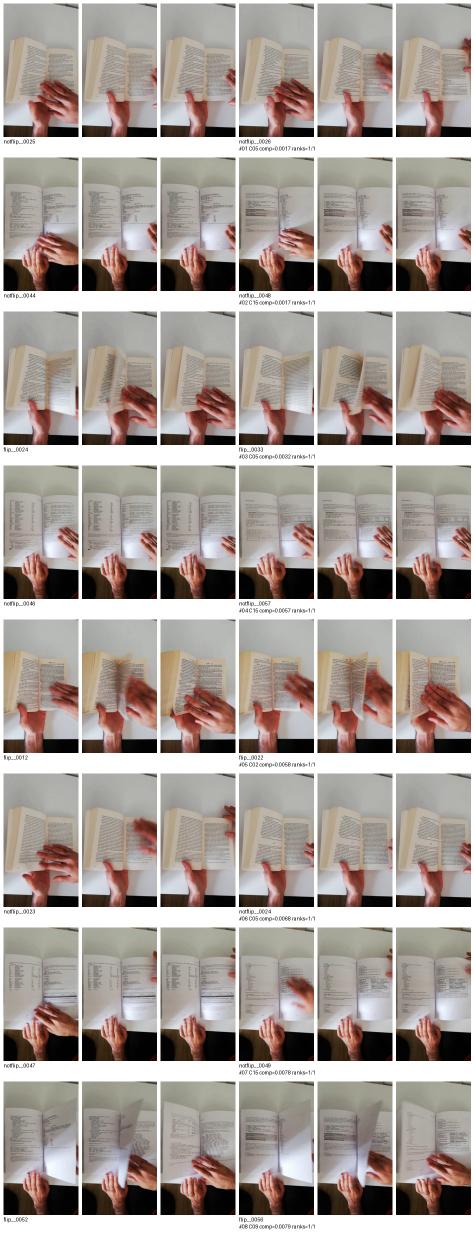
#> input picture raw_session_candidate_review/all_candidates_page_01.jpg, 949 x 2471 px (shown at 1/2 size)
$ python -i build_hand_removed_dataset.py   (imports and definitions only)   (older library calls are emulated)
#> lines starting #> are read from the running program, lines starting #| are printed output that depends on the picture; after the words box and inside, x2 and y2 are one past the last pixel; in counts of white or black regions, pixels touching at a corner belong together
#> further down, picture is the input picture: shape (2471, 949, 3); mean B, G, R 151.8, 157.6, 167
#!/usr/bin/env python3
from __future__ import annotations

import argparse, csv, hashlib, json, math, os
from pathlib import Path
from collections import Counter, defaultdict

import cv2
import numpy as np
from PIL import Image, ImageOps, ImageDraw, ImageFont

# [6 lines left out: function sha256_file, not called in this run]

def skin_mask_bordered(img_bgr: np.ndarray) -> np.ndarray:
    h,w=img_bgr.shape[:2]
    small=cv2.resize(img_bgr,(max(1,w//2),max(1,h//2)),interpolation=cv2.INTER_AREA)
    sh,sw=small.shape[:2]

    ycrcb=cv2.cvtColor(small,cv2.COLOR_BGR2YCrCb)
#> ycrcb: shape (1235, 474, 3); mean of channels 0, 1, 2 159.7, 133.2, 123.6
    hsv=cv2.cvtColor(small,cv2.COLOR_BGR2HSV)
#> hsv: shape (1235, 474, 3); mean H, S, V 30.5, 34.7, 167.9
    Y,Cr,Cb=cv2.split(ycrcb)
    H,S,V=cv2.split(hsv)
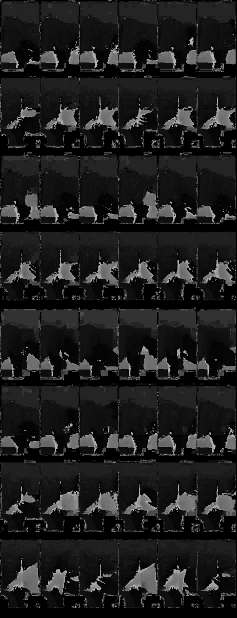
#> H: shape (1235, 474) (shown at 1/2 size); min 0, max 179, mean 30.5
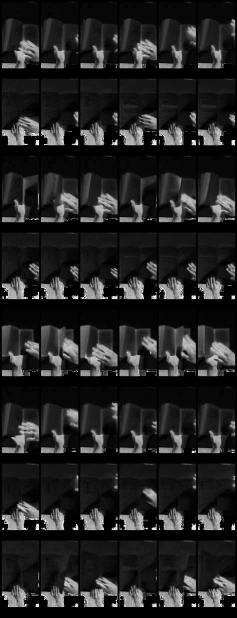
#> S: shape (1235, 474) (shown at 1/2 size); min 0, max 255, mean 34.7

    # Broad skin candidate ensemble, tuned to favor recall.
    ycc=(Y>35)&(Cr>=130)&(Cr<=185)&(Cb>=70)&(Cb<=140)
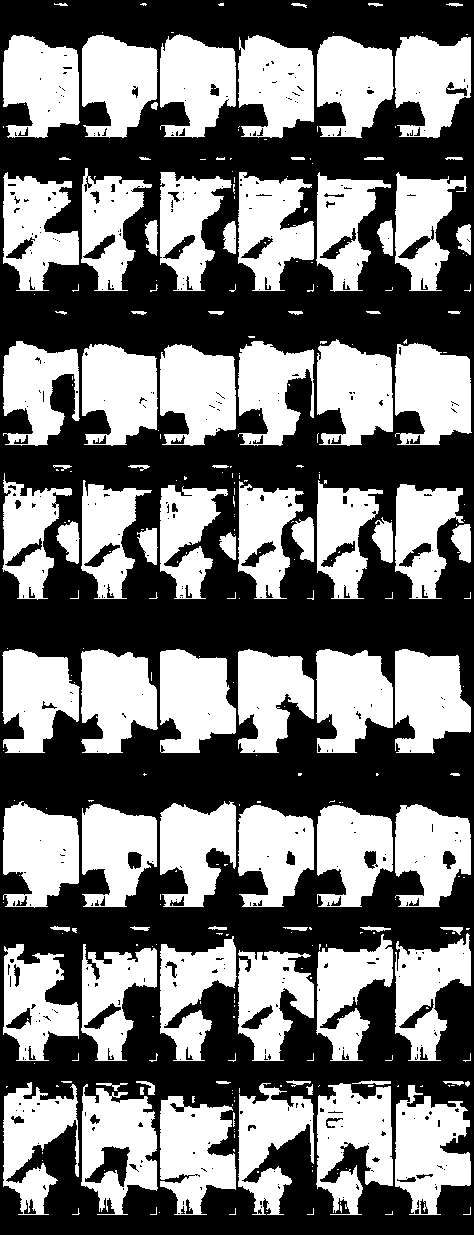
#> ycc: shape (1235, 474) bool; 46% white; 307 white regions (211 under 20 px), largest, box (x1, y1, x2, y2) and area: (316, 1083, 393, 1215) 6569, (395, 1085, 471, 1215) 6338, (81, 1084, 158, 1215) 6178
    hsv_skin=((H<=28)|(H>=170))&(S>=18)&(S<=210)&(V>=45)
#> hsv_skin: shape (1235, 474) bool; 39.5% white; 455 white regions (337 under 20 px), largest, box (x1, y1, x2, y2) and area: (160, 649, 236, 753) 5908, (396, 344, 471, 445) 5888, (317, 1081, 393, 1215) 5809
    cand=(ycc & hsv_skin).astype(np.uint8)*255
#> cand: shape (1235, 474); 38.8% white; 450 white regions (325 under 20 px), largest, box (x1, y1, x2, y2) and area: (160, 649, 236, 753) 5893, (396, 344, 471, 445) 5837, (395, 650, 471, 753) 5778

    k1=cv2.getStructuringElement(cv2.MORPH_ELLIPSE,(5,5))
    k2=cv2.getStructuringElement(cv2.MORPH_ELLIPSE,(11,11))
    cand=cv2.morphologyEx(cand,cv2.MORPH_OPEN,k1)
#> cand: shape (1235, 474); 36.2% white; 166 white regions (8 under 20 px), largest, box (x1, y1, x2, y2) and area: (160, 649, 236, 753) 5838, (395, 650, 471, 753) 5746, (82, 649, 157, 753) 5691
    cand=cv2.morphologyEx(cand,cv2.MORPH_CLOSE,k2)
#> cand: shape (1235, 474); 40.1% white; 39 white regions (4 under 20 px), largest, box (x1, y1, x2, y2) and area: (0, 649, 474, 753) 35037, (0, 344, 474, 445) 33114, (0, 36, 474, 137) 33103

    # Keep only sizeable skin components plausibly entering from an image boundary.
    n, labels, stats, _ = cv2.connectedComponentsWithStats(cand,8)
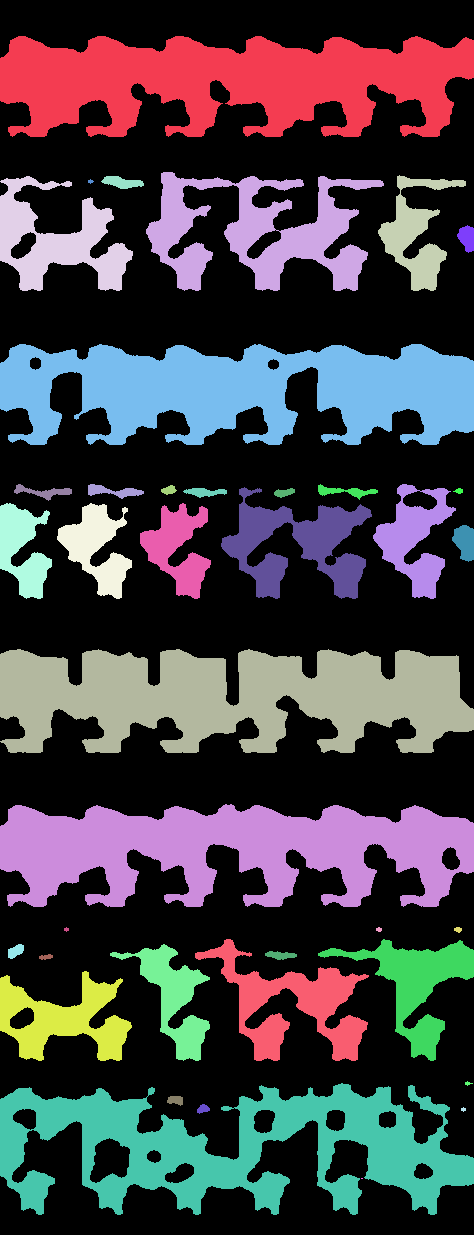
#> labels: shape (1235, 474) int32; 40 distinct labels, from 0 to 39; one colour per label, 0 black
#> n = 40; stats = 40 rows, first 6: [0, 0, 474, 1235, 350547], [0, 36, 474, 101, 33103], [146, 172, 238, 119, 12564], [378, 175, 88, 116, 3705], [0, 176, 133, 115, 6997], [101, 176, 43, 13, 344]
    keep=np.zeros_like(cand)
    margin=max(12,int(0.035*min(sh,sw)))
    min_area=max(180,int(0.0015*sh*sw))
    for k in range(1,n):
        x,y,ww,hh,area=stats[k]
        touches=(x<=margin or y<=margin or x+ww>=sw-margin or y+hh>=sh-margin)
        lower_or_side=(y+hh>=int(0.55*sh) or x<=margin or x+ww>=sw-margin)
        if area>=min_area and touches and lower_or_side:
            keep[labels==k]=255
#> this loop made 39 passes
#> (x, y, ww, hh, area, touches, lower_or_side) on passes 1, 2, 3, 4, 5, 7, 8, 9: (0, 36, 474, 101, 33103, True, True), (146, 172, 238, 119, 12564, False, False), (378, 175, 88, 116, 3705, True, True), (0, 176, 133, 115, 6997, True, True), (101, 176, 43, 13, 344, False, False), (457, 225, 17, 28, 331, True, True), (0, 344, 474, 101, 33114, True, True), (14, 484, 58, 17, 365, True, True)
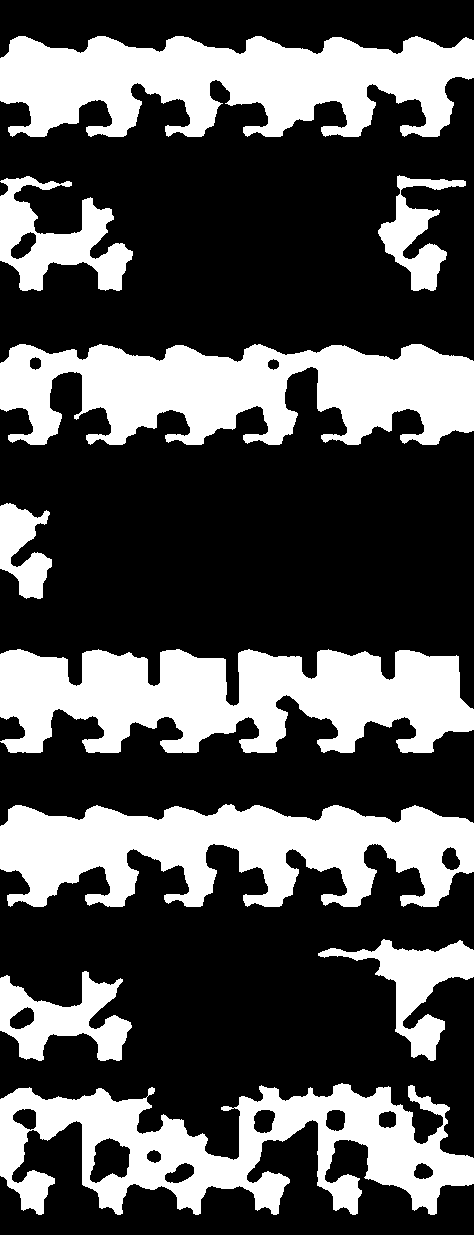
#> keep: shape (1235, 474); 32.3% white; 10 white regions, largest, box (x1, y1, x2, y2) and area: (0, 649, 474, 753) 35037, (0, 344, 474, 445) 33114, (0, 36, 474, 137) 33103

    # Expand around fingers/forearms and bridge small holes.
    kd=cv2.getStructuringElement(cv2.MORPH_ELLIPSE,(21,21))
    keep=cv2.dilate(keep,kd,iterations=1)
#> keep: shape (1235, 474); 53% white; 28 black regions (5 under 20 px), largest, box (x1, y1, x2, y2) and area: (0, 414, 474, 697) 87026, (0, 87, 474, 350) 71850, (0, 855, 474, 1148) 63108
    keep=cv2.morphologyEx(keep,cv2.MORPH_CLOSE,kd)
#> keep: shape (1235, 474); 54.7% white; 12 black regions, largest, box (x1, y1, x2, y2) and area: (0, 440, 474, 653) 86072, (0, 102, 474, 349) 70203, (0, 882, 474, 1119) 53533

    full=cv2.resize(keep,(w,h),interpolation=cv2.INTER_NEAREST)
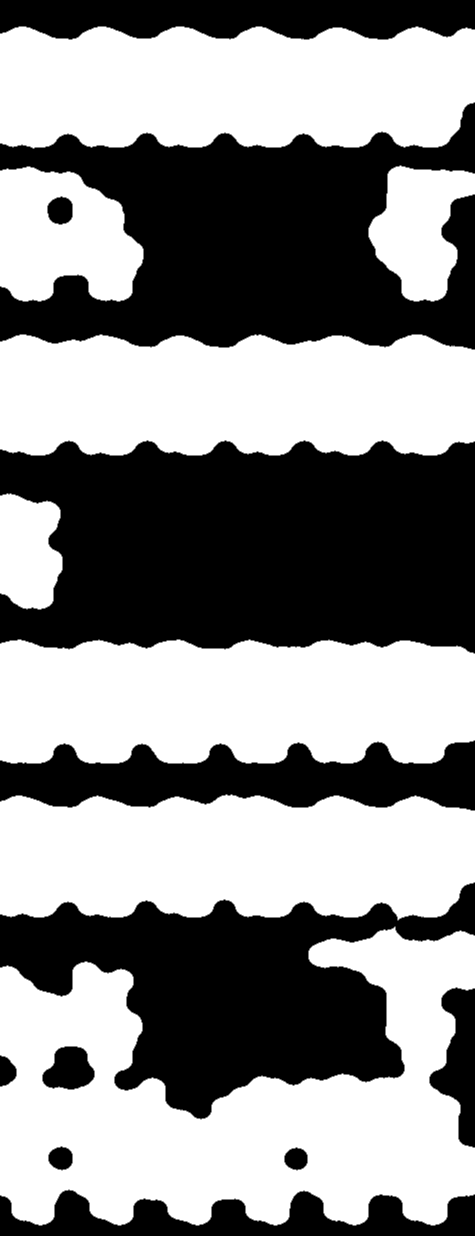
#> full: shape (2471, 949) (shown at 1/2 size); 54.7% white; 12 black regions, largest, box (x1, y1, x2, y2) and area: (0, 881, 949, 1307) 344480, (0, 205, 949, 699) 280976, (0, 1765, 949, 2239) 214238
    return full

# [150 lines left out: functions inpaint_person_region, features, make_sheet, main, not called in this run]

# [2 lines not run here, left out]

>>> import cv2
>>> picture = cv2.imread('../raw_session_candidate_review/all_candidates_page_01.jpg')
>>> result = skin_mask_bordered(picture)

$ run again, on raw_session_candidate_review/all_candidates_page_03.jpg
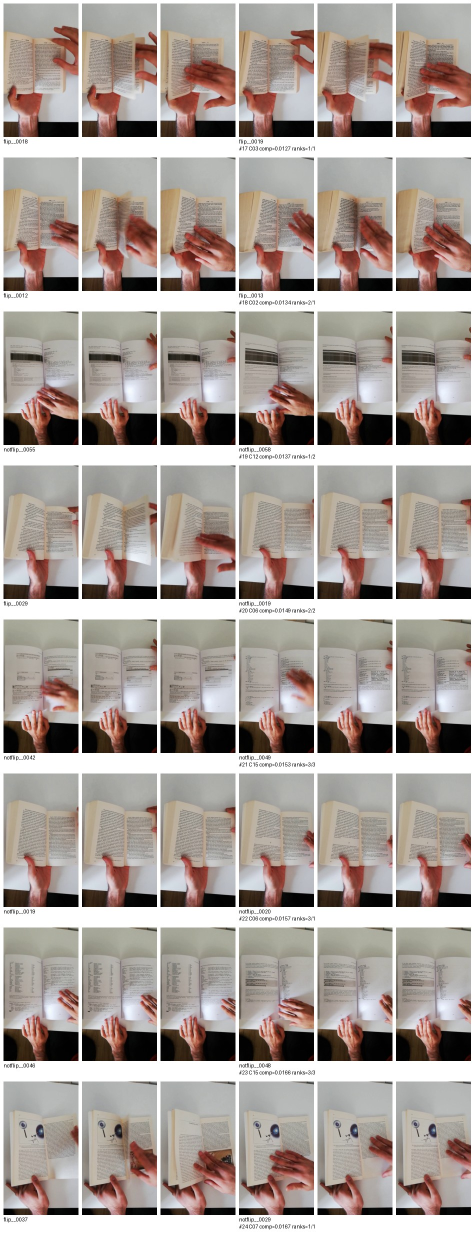
#> input picture raw_session_candidate_review/all_candidates_page_03.jpg, 949 x 2471 px (shown at 1/2 size)
#> picture is the input picture: shape (2471, 949, 3); mean B, G, R 153.1, 158.9, 169
#> ycrcb: shape (1235, 474, 3); mean of channels 0, 1, 2 161.3, 133.5, 123.4
#> hsv: shape (1235, 474, 3); mean H, S, V 31.6, 35.2, 170
#> ycc: shape (1235, 474) bool; 46.3% white; 256 white regions (190 under 20 px), largest, box (x1, y1, x2, y2) and area: (160, 1108, 236, 1215) 6315, (82, 1109, 158, 1215) 6218, (159, 29, 236, 138) 6047
#> hsv_skin: shape (1235, 474) bool; 40.9% white; 321 white regions (242 under 20 px), largest, box (x1, y1, x2, y2) and area: (160, 187, 236, 291) 5914, (160, 29, 236, 137) 5900, (395, 188, 471, 291) 5897
#> in skin_mask_bordered, `n, labels, stats, _ = cv2.connectedComponentsWithStats(cand,8)`:
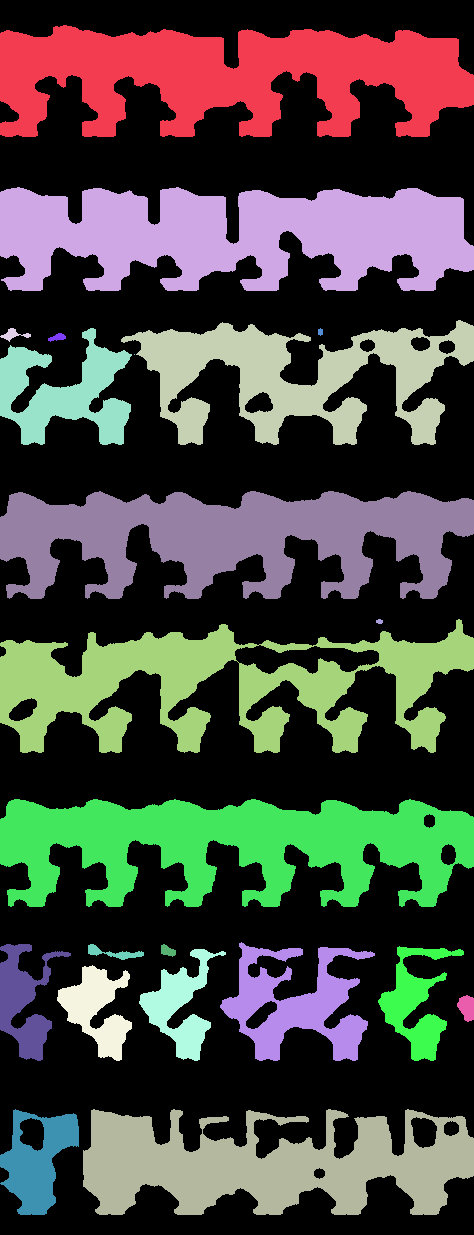
#> labels: shape (1235, 474) int32; 23 distinct labels, from 0 to 22; one colour per label, 0 black
#> n = 23; stats = 23 rows, first 6: [0, 0, 474, 1235, 337966], [0, 25, 474, 112, 34748], [0, 187, 474, 104, 35442], [121, 320, 353, 125, 20024], [0, 328, 31, 14, 161], [0, 328, 132, 117, 7549]
#> the loop in skin_mask_bordered, `for k in range(1,n):` made 22 passes
#> (x, y, ww, hh, area, touches, lower_or_side) on passes 1, 2, 3, 4, 5, 6, 7, 9: (0, 25, 474, 112, 34748, True, True), (0, 187, 474, 104, 35442, True, True), (121, 320, 353, 125, 20024, True, True), (0, 328, 31, 14, 161, True, True), (0, 328, 132, 117, 7549, True, True), (318, 328, 5, 8, 32, False, False), (48, 333, 18, 9, 93, False, False), (0, 491, 474, 108, 32545, True, True)
#> in skin_mask_bordered, `full=cv2.resize(keep,(w,h),interpolation=cv2.INTER_NEAREST)`:
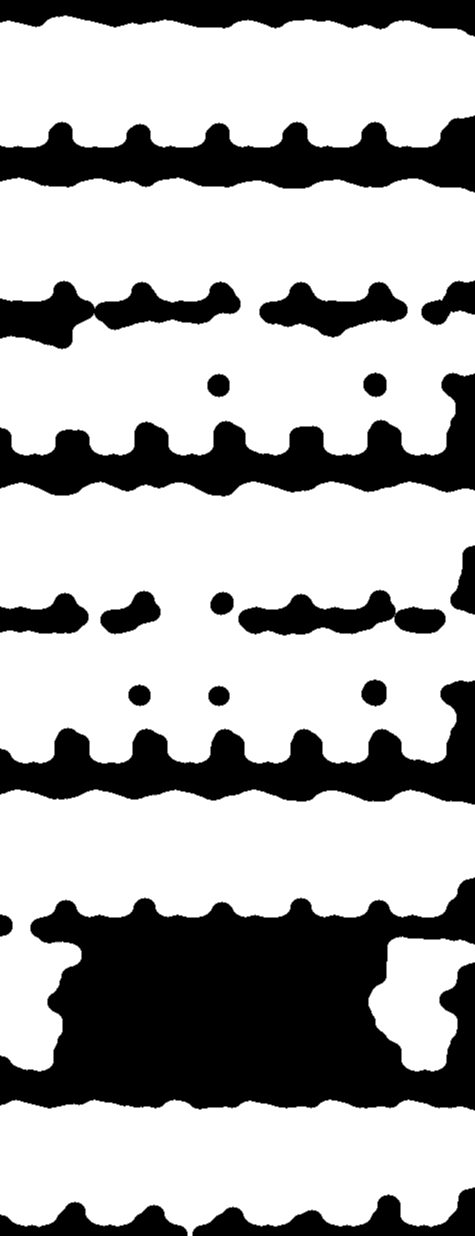
#> full: shape (2471, 949) (shown at 1/2 size); 67.9% white; 21 black regions, largest, box (x1, y1, x2, y2) and area: (0, 1755, 949, 2221) 297520, (0, 1361, 949, 1609) 92932, (0, 745, 949, 993) 92394
